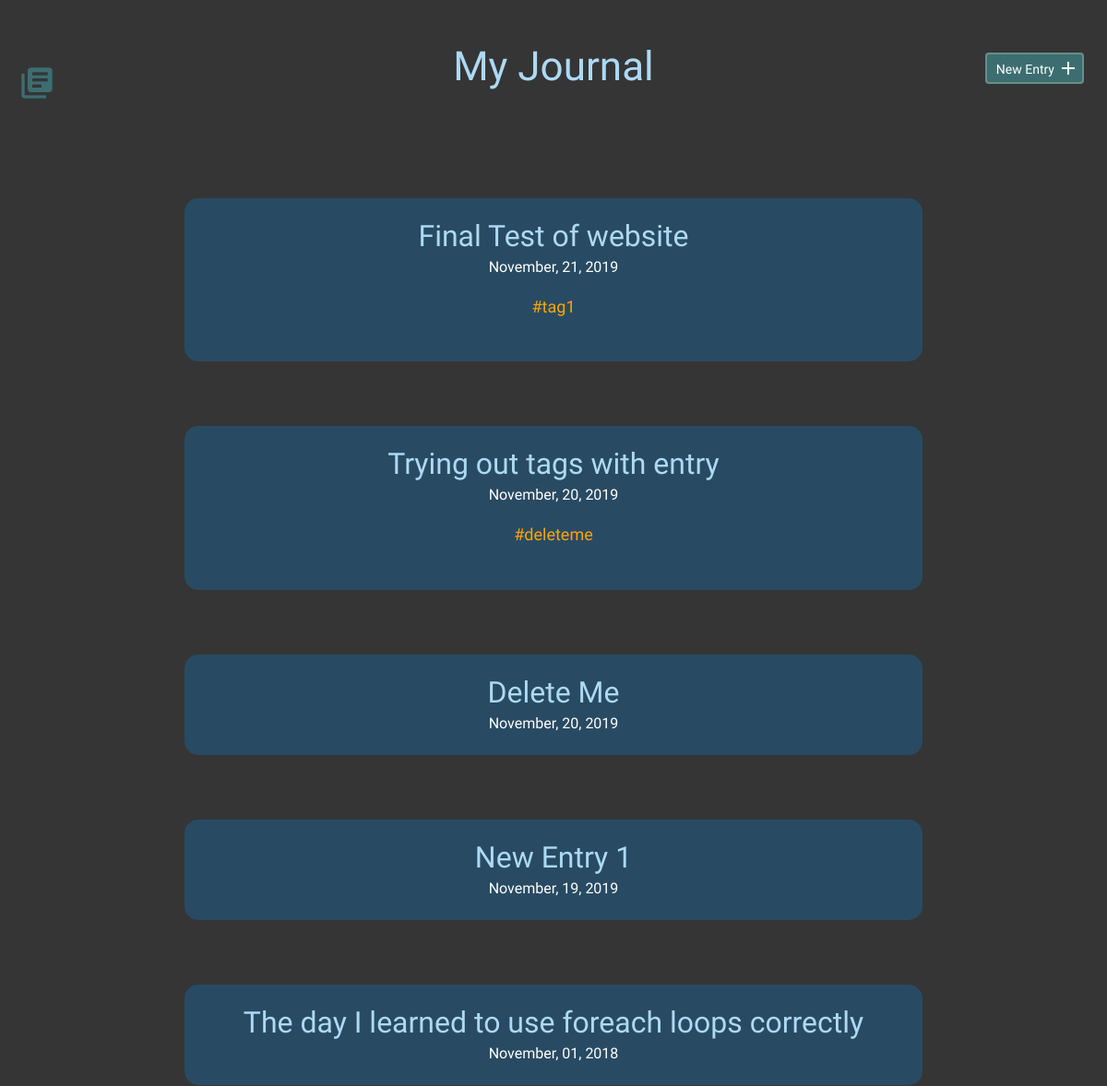
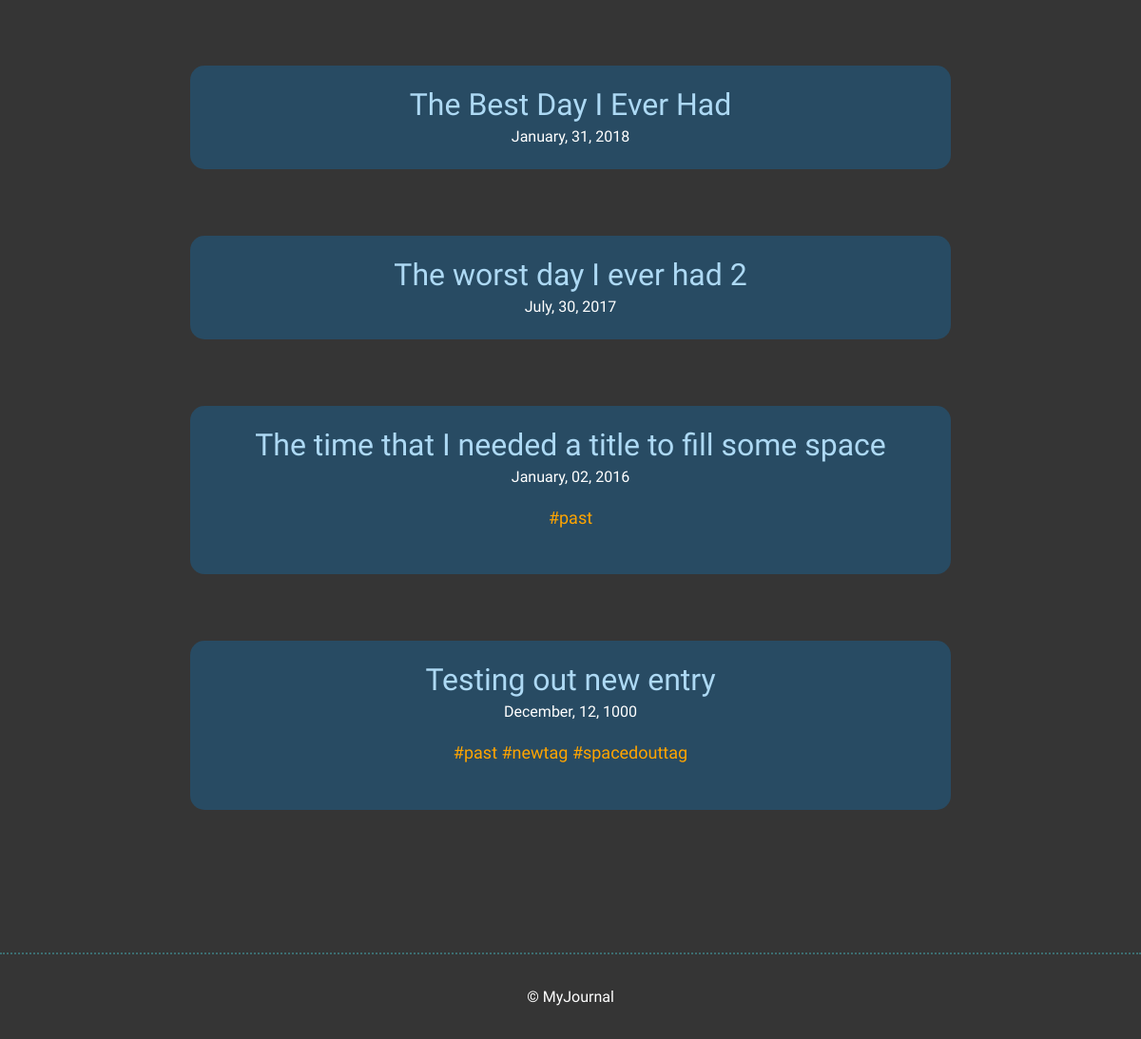
The page / on the database its author committed (2 pictures, top to bottom).
### tables this page shows
CREATE TABLE "entries" (
	`id`	INTEGER,
	`title`	TEXT,
	`date`	TEXT,
	`time_spent`	INTEGER,
	`learned`	BLOB,
	`resources`	BLOB,
	PRIMARY KEY(`id`)
);

### inc/functions.php (called while the page is built, shortened)
<?php
function get_entry(){
    include ("connection.php");
    try {
        $sql = "SELECT * FROM entries ORDER BY date DESC";
        $stmt = $db->prepare($sql);
        $stmt->execute();
        $results = $stmt->fetchAll(PDO::FETCH_ASSOC);
        return $results;
    } catch (Exception $e) {
        echo "Unable to query DB" . $e->getMessage();
        die();
    }
}
function get_tags_by_entry_id($entries_id){
    include ("connection.php");
    try {
    $sql = "SELECT tags.id, tags.tags FROM tags JOIN entry_tags ON tags.id = entry_tags.tag_id WHERE entry_tags.entry_id = :entries_id";
    $stmt = $db->prepare($sql);
    $stmt->bindParam(':entries_id',$entries_id,PDO::PARAM_INT);
    $stmt->execute();
    $results = $stmt->fetchAll(PDO::FETCH_ASSOC);
    if(!empty($results)) {
        return $results;
    } else {
        return false;
    }
} catch (Exception $e) {
    echo "Unable to query DB" . $e->getMessage();
}
}
?>

### index.php (the view, shortened to what this page needs)
<?php include ("inc/header.php"); ?>
        <section>
            <div class="container">
                <div class="entry-list">
                    <?php
                    if(isset($sortTag)){
                        $entries = sort_by_tags($sortTag);
                        foreach($entries AS $entry) {
                            echo "<article>
                            <h2><a href=\"detail.php?id=". $entry['entry_id'] . "\">" .$entry['title']. "</a></h2>
                            <time datetime=\"" . $entry['date'] . "\">" . date('F, d, Y', strtotime($entry['date'])) . "</time>";
                            $tags = get_tags_by_entry_id($entry['entry_id']);
                            if($tags == true){
                                echo "<p>";
                                $tags = array_column($tags, "tags");
                                foreach($tags as $tag){
                                    echo "<a class='taglink' href=index.php?tag=".$tag. ">#" . $tag . "</a> ";
                                }
                                echo "</p>";
                            }
                             echo "</article>";
                        }
                    } else {
                        $entries = get_entry();
                        foreach ($entries as $entry) {
                            echo '<article>
                        <h2><a href="detail.php?id='.$entry['id'].'">'.$entry['title'].'</a></h2>
                        <time datetime="'.$entry['date'].'">'.date('F, d, Y', strtotime($entry['date'])).'</time>';
                            $tags = get_tags_by_entry_id($entry['id']);
                            if (true == $tags) {
                                echo '<p>';
                                $tags = array_column($tags, 'tags');
                                foreach ($tags as $tag) {
                                    echo "<a class='taglink' href=index.php?tag=".$tag. ">#" . $tag . "</a> ";
                                }
                                echo '</p>';
                            }
                            echo '</article>';
                        }
                    }
                    ?>
                </div>
            </div>
        </section>
<?php include ("inc/footer.php"); ?>

### css/site.css (style rules this page uses)
body { font-size: 16px; background-color: #353535; color: #FFFFFF; font-family: 'Cousine', serif; font-weight: 400; }
.container { margin: 0 auto; padding: 0 25px; }
h1, h2, h3 { margin: 0; font-weight: 400; line-height: 1em; color: #ADD9F4; }
h2 { font-size: 32px; }
h2 a { text-decoration: none; color: #ADD9F4; }
p { line-height: 1.8em; font-size: 18px; }
p a { border-bottom: 2px solid #468C98; padding: 0; color: #468C98; text-decoration: none; }
article { background-color: #284B63; padding: 25px 0; border-radius: 15px; }
.entry-list, .edit-entry, .new-entry { max-width: 800px; margin: 0 auto; padding: 70px 0 150px 0; }
.entry-list article { margin-bottom: 70px; text-align: center; }
.entry-list article:last-child { margin-bottom: 0; }
.entry-list article h2 { margin-bottom: 8px; }
.taglink:link, .taglink:visited, .taglink:hover,.taglink:active { color: orange; border-bottom: none; }

### rows shown on the page
entries: title "Final Test of website", date "November, 21, 2019", tag "tag1"
entries: title "Trying out tags with entry", date "November, 20, 2019", tag "deleteme"
entries: title "Delete Me", date "November, 20, 2019"
entries: title "New Entry 1", date "November, 19, 2019"
entries: title "The day I learned to use foreach loops correctly", date "November, 01, 2018"
entries: title "The Best Day I Ever Had", date "January, 31, 2018"
entries: title "The worst day I ever had 2", date "July, 30, 2017"
entries: title "The time that I needed a title to fill some space", date "January, 02, 2016", tag "past"
entries: title "Testing out new entry", date "December, 12, 1000", tag "past", tag "newtag", tag "spacedouttag"
